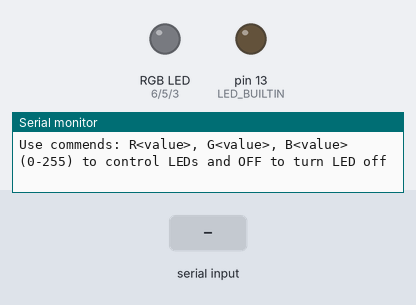
Recording of a sketch running on a simulated Arduino Uno, built with avr-gcc and run on an emulated ATmega328P. Parts: an RGB LED mixed from three pins (HIGH = lit), output pins drawn as LEDs (lit = HIGH), the last lines printed to the serial monitor. The inputs (shaded band) are chosen by the test bench. Dim RGB values are drawn brighter than linear.

Above: at 1.2 s.
1.3 s: "R90\n" received over Serial
At 2.3 s:
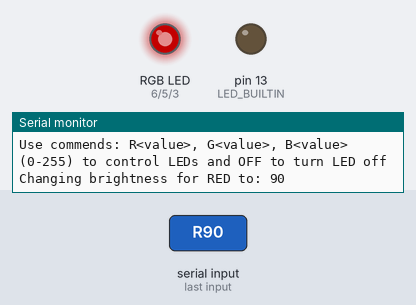
2.8 s: "G90\n" received over Serial
At 3.4 s:
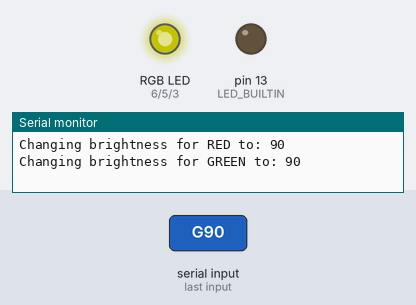
4.3 s: "B90\n" received over Serial
At 4.6 s:
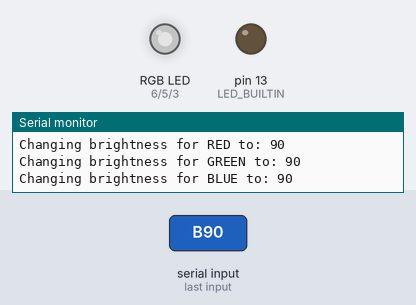
5.8 s: "R\n" received over Serial
At 6.8 s:
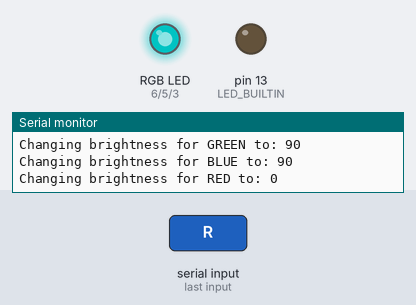
7.3 s: "G\n" received over Serial
At 8.0 s:
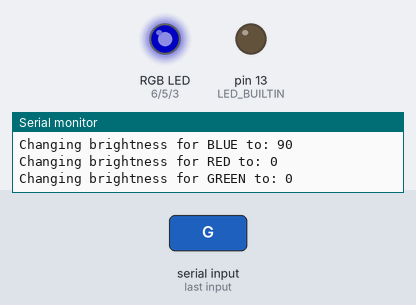
8.8 s: "R90\n" received over Serial
At 9.2 s:
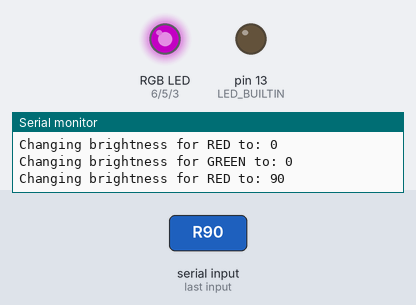
Timing chart, 0 to 11.3 s (numbered marks = the images above; inputs shaded):
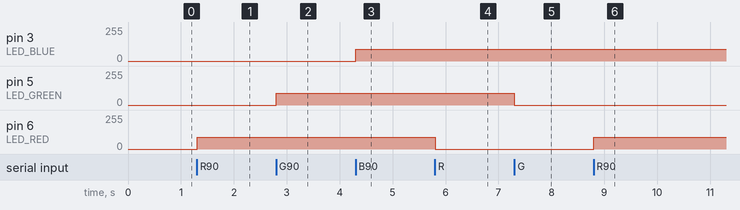

Measured:
- after the input at 1.3 s, pin 6 (LED_RED): 0/255 → 90/255 at once
- after the input at 2.8 s, pin 5 (LED_GREEN): 0/255 → 90/255 at once
- after the input at 4.3 s, pin 3 (LED_BLUE): 0/255 → 90/255 at once
- after the input at 5.8 s, pin 6 (LED_RED): 90/255 → 0/255 at once
- after the input at 7.3 s, pin 5 (LED_GREEN): 90/255 → 0/255 at once
- after the input at 8.8 s, pin 6 (LED_RED): 0/255 → 90/255 at once

The sketch:

lab4_1.ino
```cpp
#include <Wire.h>
#include <LiquidCrystal_I2C.h>
#include <OneWire.h>
#include <DallasTemperature.h>

LiquidCrystal_I2C lcd(0x27,16,2);

OneWire oneWire(A1);
DallasTemperature sensors(&oneWire);

#define LED_RED 6
#define LED_GREEN 5
#define LED_BLUE 3

#define RED_BUTTON 2
#define GREEN_BUTTON 4

#define ENCODER1 A2
#define ENCODER2 A3

#define POTENTIOMETER A0

void initRGB() {
  pinMode(LED_RED, OUTPUT);
  pinMode(LED_GREEN, OUTPUT);
  pinMode(LED_BLUE, OUTPUT);
}

void initLCD()
{
  lcd.init();
  lcd.clear();
  lcd.backlight();
}

boolean isValidNumber(String str){
  for(byte i=0; i<str.length(); i++) {
    if(!isDigit(str.charAt(i))) return false;
  }
  return true;
}

void processCommand(String command) {
  if (command.length() < 1) return;
  int ledToUpdate = command.startsWith("R") ? LED_RED : (command.startsWith("G") ? LED_GREEN : (command.startsWith("B") ? LED_BLUE : -1));

  if (command.startsWith("OFF")) {
    analogWrite(LED_RED, 0);
    analogWrite(LED_GREEN, 0);
    analogWrite(LED_BLUE, 0);
  } else if (ledToUpdate != -1) {
    String value = command.substring(1);
    if (isValidNumber(value)) {
      int intValue = value.toInt();
      if (intValue >= 0 && intValue <= 255) {
        Serial.print("Changing brightness for ");
        Serial.print(ledToUpdate == LED_RED ? "RED" : (ledToUpdate == LED_GREEN ? "GREEN" : "BLUE"));
        Serial.print(" to: ");
        Serial.println(intValue);
        analogWrite(ledToUpdate, intValue);
      } else {
        Serial.println("Value has to be in range (0, 255)");
      }
    } else {
      Serial.println("Invalid number");
    }
  } else {
    Serial.println("Unrecognized command!");
  }
}

void setup() {
  pinMode(LED_BUILTIN, OUTPUT);
  Serial.begin(9600);
  Serial.println("Use commends: R<value>, G<value>, B<value> (0-255) to control LEDs and OFF to turn LED off");
  initRGB();
}

void loop() {
    if (Serial.available() > 0) {
        String command = Serial.readStringUntil('\n');
        processCommand(command);
    }
}
```
